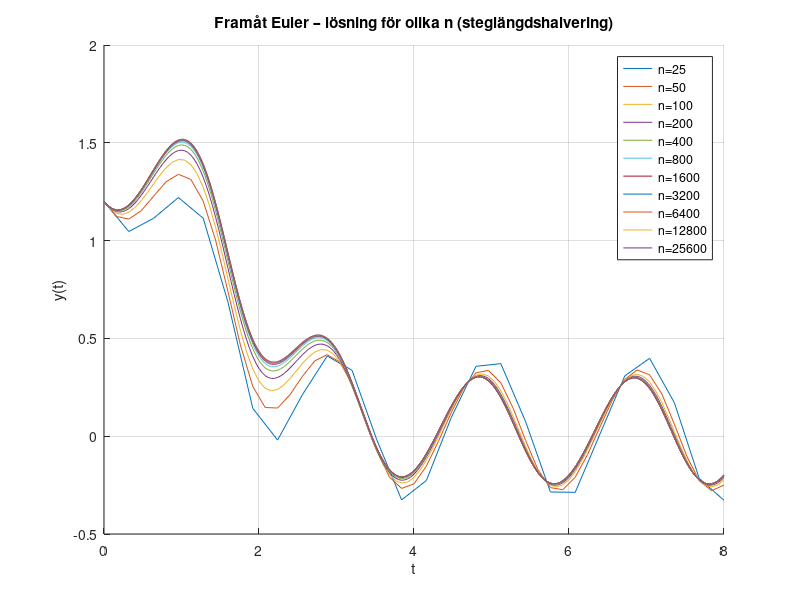

Reproduce this figure in MATLAB.
function u2_aNY_euler
%% PROBLEM-PARAMETRAR (ÄNDRA HÄR FÖR ANDRA ODE:er)
f      = @(t,y) sin(pi*t) - 2*y + (4/3)*y.^2;  % ODE
y0     = 1.2;                                    % begynnelsevärde
t0     = 0;                                      % starttid
T      = 8;                                      % sluttid (vi vill ha y(T))
tol    = 1e-4;                                   % felkrav på y(T)
h0     = 0.32;                                    % startsteg (ger 4 steg här)
maxHalv = 20;                                    % max antal halveringar
doPlot = true;                                  % sätt false om du inte vill plotta

%% START: n från h0 
n0 = round((T - t0)/h0);       % antal steg för startsteget
n  = n0;

[t,y] = euler_forward(f,t0,T,y0,n);
y_old = y(end);

fprintf("Start: n = %d, h = %.5f, y(T) ≈ %.10f\n", n, (T-t0)/n, y_old);

% lagra för plott
t_list{1} = t;
y_list{1} = y;
n_list(1) = n;

%% STEGLÄNGDSHALVERING 
halvningar = 0;
errEst = inf;

while errEst > tol && halvningar < maxHalv
    halvningar = halvningar + 1;
    n = 2*n;                        % halverar h → dubblar n
    h = (T - t0)/n;

    [t,y] = euler_forward(f,t0,T,y0,n);
    y_new = y(end);

    errEst = abs(y_new - y_old);

    fprintf("Halvning %2d: n = %5d, h = %.6f, y(T) ≈ %.10f, |Δ| = %.3e\n", ...
        halvningar, n, h, y_new, errEst);

    % spara för plott
    t_list{end+1} = t;
    y_list{end+1} = y;
    n_list(end+1) = n;

    y_old = y_new;
end

fprintf("\nAntal halveringar som krävs: %d\n", halvningar);
fprintf("Slutapproximation av y(%g) ≈ %.10f\n\n", T, y_new);

%%   PLOTT AV LÖSNINGAR FÖR ALLA n  
if doPlot
    figure; hold on;
    for k = 1:numel(n_list)
        plot(t_list{k}, y_list{k}, 'DisplayName', sprintf('n=%d', n_list(k)));
    end
    xlabel('t'); ylabel('y(t)');
    title('Framåt Euler – lösning för olika n (steglängdshalvering)');
    legend('Location','best');
    grid on;
end
end

%%   FRAMÅT EULER  
function [t,y] = euler_forward(f,t0,T,y0,n)
h = (T - t0)/n;
t = linspace(t0,T,n+1);
y = zeros(size(t));
y(1) = y0;
for k = 1:n
    y(k+1) = y(k) + h*f(t(k),y(k));
end
end
